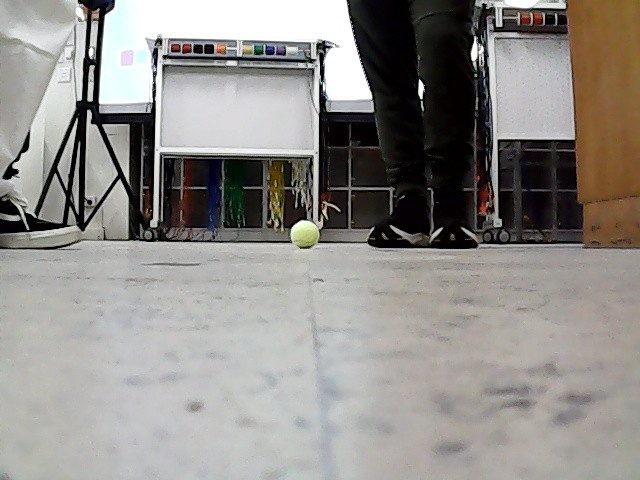
#> input picture notebooks/scratchspace/camera/tennis_ball/image_0.jpg, 640 x 480 px, found by its file name
$ python rough.py
#> lines starting #> are read from the running program, lines starting #| are printed output that depends on the picture
import cv2
import numpy as np

# Load the calibration data
calib_data = np.load('new_attempt/camera_calibration-2_7.npz')
#> (reads notebooks/scratchspace/camera/new_attempt/camera_calibration-2_7.npz from the repository)

# Extract the camera matrix and distortion coefficients
camera_matrix = calib_data['camera_matrix']
dist_coeffs = calib_data['dist_coeffs']

print("Camera Matrix:", camera_matrix)
print("Distortion Coefficients:", dist_coeffs)

# Read the distorted image
distorted_image = cv2.imread('tennis_ball/image_0.jpg')
#> distorted_image is the input picture: shape (480, 640, 3); mean B, G, R 137.3, 141.5, 144.6

# Undistort the image
undistorted_image = cv2.undistort(distorted_image, camera_matrix, dist_coeffs)
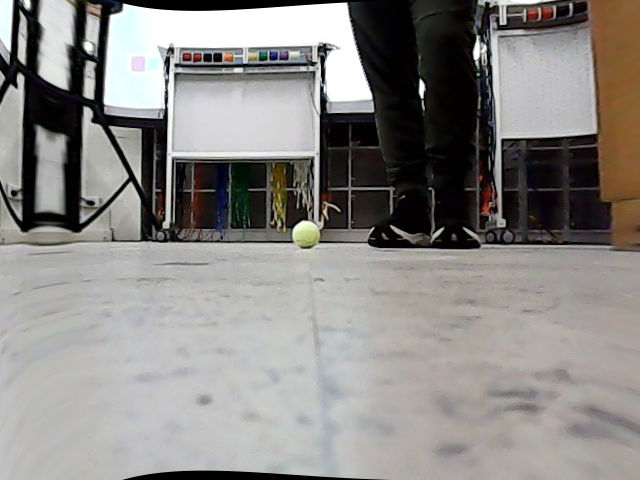
#> undistorted_image: shape (480, 640, 3); mean B, G, R 133.5, 136.4, 139

# Display the original distorted image
cv2.imshow('Distorted Image', distorted_image)

# Display the undistorted image
cv2.imshow('Undistorted Image', undistorted_image)

# Wait for a key press to close the windows
cv2.waitKey(0)  # Press any key to close the image windows
cv2.destroyAllWindows()  # Close all windows
